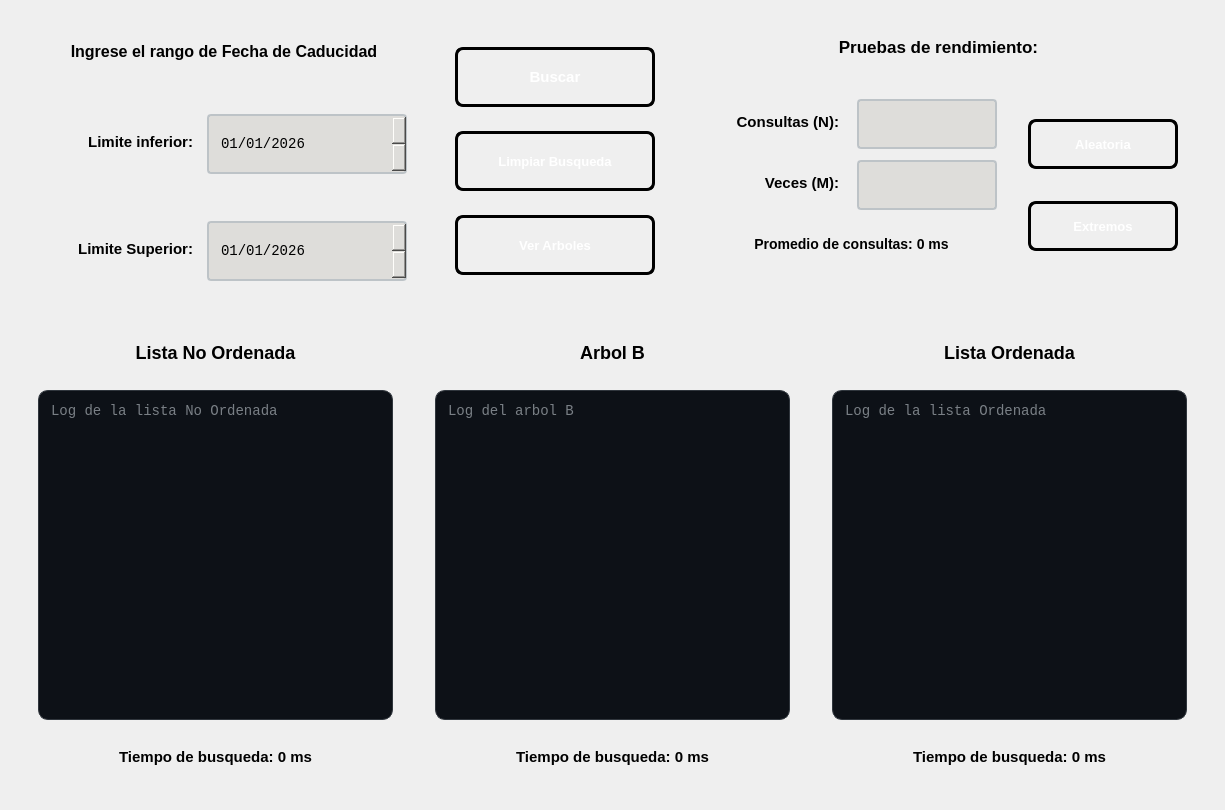
<?xml version="1.0" encoding="UTF-8"?>
<ui version="4.0">
 <class>PantallaBuscarRango</class>
 <widget class="QWidget" name="PantallaBuscarRango">
  <property name="geometry">
   <rect>
    <x>0</x>
    <y>0</y>
    <width>1225</width>
    <height>810</height>
   </rect>
  </property>
  <property name="windowTitle">
   <string>Form</string>
  </property>
  <layout class="QVBoxLayout" name="verticalLayout">
   <item>
    <widget class="QWidget" name="widget_3" native="true">
     <property name="minimumSize">
      <size>
       <width>300</width>
       <height>300</height>
      </size>
     </property>
     <property name="maximumSize">
      <size>
       <width>16777215</width>
       <height>300</height>
      </size>
     </property>
     <layout class="QHBoxLayout" name="horizontalLayout">
      <item>
       <widget class="QWidget" name="widget_13" native="true">
        <property name="minimumSize">
         <size>
          <width>420</width>
          <height>300</height>
         </size>
        </property>
        <property name="maximumSize">
         <size>
          <width>420</width>
          <height>16777215</height>
         </size>
        </property>
        <layout class="QVBoxLayout" name="verticalLayout_2">
         <item>
          <widget class="QLabel" name="labelEntrada">
           <property name="minimumSize">
            <size>
             <width>390</width>
             <height>50</height>
            </size>
           </property>
           <property name="maximumSize">
            <size>
             <width>390</width>
             <height>50</height>
            </size>
           </property>
           <property name="styleSheet">
            <string notr="true">QLabel#labelEntrada {        
 
    color: qlineargradient(x1:0, y1:0, x2:1, y2:1, 
	stop:0 rgb(0, 0, 0), 
	stop:1 rgb(77, 5, 57));

  	 font-size: 16px;
    font-weight: bold;
    font-family: &quot;Segoe UI&quot;, Arial;
    
    background: transparent;
    padding: 2px;
    margin-bottom: 5px;
}

</string>
           </property>
           <property name="text">
            <string>Ingrese el rango de Fecha de Caducidad</string>
           </property>
           <property name="alignment">
            <set>Qt::AlignmentFlag::AlignCenter</set>
           </property>
          </widget>
         </item>
         <item>
          <widget class="QWidget" name="widget_16" native="true">
           <property name="minimumSize">
            <size>
             <width>400</width>
             <height>200</height>
            </size>
           </property>
           <property name="maximumSize">
            <size>
             <width>400</width>
             <height>16777215</height>
            </size>
           </property>
           <layout class="QVBoxLayout" name="verticalLayout_3">
            <item>
             <widget class="QWidget" name="widget_2" native="true">
              <property name="minimumSize">
               <size>
                <width>380</width>
                <height>80</height>
               </size>
              </property>
              <property name="maximumSize">
               <size>
                <width>380</width>
                <height>16777215</height>
               </size>
              </property>
              <layout class="QHBoxLayout" name="horizontalLayout_3">
               <item>
                <widget class="QLabel" name="labelInferior">
                 <property name="minimumSize">
                  <size>
                   <width>150</width>
                   <height>60</height>
                  </size>
                 </property>
                 <property name="maximumSize">
                  <size>
                   <width>150</width>
                   <height>16777215</height>
                  </size>
                 </property>
                 <property name="styleSheet">
                  <string notr="true">QLabel#labelInferior {        
 
    color: qlineargradient(x1:0, y1:0, x2:1, y2:1, 
	stop:0 rgb(0, 0, 0), 
	stop:1 rgb(8, 2, 48));

  	 font-size: 15px;
    font-weight: bold;
    font-family: &quot;Segoe UI&quot;, Arial;
    
    background: transparent;
    padding: 2px;
    margin-bottom: 5px;
}

</string>
                 </property>
                 <property name="text">
                  <string>Limite inferior:</string>
                 </property>
                 <property name="alignment">
                  <set>Qt::AlignmentFlag::AlignRight|Qt::AlignmentFlag::AlignTrailing|Qt::AlignmentFlag::AlignVCenter</set>
                 </property>
                </widget>
               </item>
               <item>
                <widget class="QDateEdit" name="dateInferior">
                 <property name="minimumSize">
                  <size>
                   <width>200</width>
                   <height>60</height>
                  </size>
                 </property>
                 <property name="maximumSize">
                  <size>
                   <width>200</width>
                   <height>16777215</height>
                  </size>
                 </property>
                 <property name="styleSheet">
                  <string notr="true">QDateEdit {
    border: 2px solid #bdc3c7;
    border-radius: 4px;
    padding: 5px 10px;
    background-color: rgb(222, 221, 218);
    color: rgb(0, 0, 0);
	font-size: 14px;
    font-family: Consolas, monospace;
}

QDateEdit::drop-down {
    subcontrol-origin: padding;
    subcontrol-position: top right;
    width: 20px;
    border-left: 1px solid #30363D;
}

QDateEdit::down-arrow {
    image: url(:/qt-project.org/styles/commonstyle/images/arrowdown-16.png);
}

QDateEdit:hover {
    border: 1px solid #58A6FF;
}

QDateEdit:focus {
    border: 1px solid #1F6FEB;
}


QCalendarWidget {
    background-color: #0D1117;
    color: #E6EDF3;
    border: 1px solid #30363D;
}

QCalendarWidget QToolButton {
    background-color: #161B22;
    color: #E6EDF3;
    border: none;
    margin: 2px;
}

QCalendarWidget QMenu {
    background-color: #161B22;
    color: #E6EDF3;
}

QCalendarWidget QSpinBox {
    background-color: #161B22;
    color: #E6EDF3;
    border: 1px solid #30363D;
}

QCalendarWidget QWidget#qt_calendar_navigationbar {
    background-color: #161B22;
}</string>
                 </property>
                 <property name="displayFormat">
                  <string>dd/MM/yyyy</string>
                 </property>
                 <property name="date">
                  <date>
                   <year>2026</year>
                   <month>1</month>
                   <day>1</day>
                  </date>
                 </property>
                </widget>
               </item>
              </layout>
             </widget>
            </item>
            <item>
             <widget class="QWidget" name="widget_4" native="true">
              <property name="minimumSize">
               <size>
                <width>380</width>
                <height>80</height>
               </size>
              </property>
              <property name="maximumSize">
               <size>
                <width>380</width>
                <height>16777215</height>
               </size>
              </property>
              <layout class="QHBoxLayout" name="horizontalLayout_4">
               <item>
                <widget class="QLabel" name="labelSuperior">
                 <property name="minimumSize">
                  <size>
                   <width>150</width>
                   <height>60</height>
                  </size>
                 </property>
                 <property name="maximumSize">
                  <size>
                   <width>150</width>
                   <height>16777215</height>
                  </size>
                 </property>
                 <property name="styleSheet">
                  <string notr="true">QLabel#labelSuperior {        
 
    color: qlineargradient(x1:0, y1:0, x2:1, y2:1, 
	stop:0 rgb(0, 0, 0), 
	stop:1 rgb(8, 2, 48));

  	 font-size: 15px;
    font-weight: bold;
    font-family: &quot;Segoe UI&quot;, Arial;
    
    background: transparent;
    padding: 2px;
    margin-bottom: 5px;
}

</string>
                 </property>
                 <property name="text">
                  <string>Limite Superior:</string>
                 </property>
                 <property name="alignment">
                  <set>Qt::AlignmentFlag::AlignRight|Qt::AlignmentFlag::AlignTrailing|Qt::AlignmentFlag::AlignVCenter</set>
                 </property>
                </widget>
               </item>
               <item>
                <widget class="QDateEdit" name="dateSuperior">
                 <property name="minimumSize">
                  <size>
                   <width>190</width>
                   <height>60</height>
                  </size>
                 </property>
                 <property name="maximumSize">
                  <size>
                   <width>200</width>
                   <height>16777215</height>
                  </size>
                 </property>
                 <property name="styleSheet">
                  <string notr="true">QDateEdit {
    border: 2px solid #bdc3c7;
    border-radius: 4px;
    padding: 5px 10px;
    background-color: rgb(222, 221, 218);
    color: rgb(0, 0, 0);
	font-size: 14px;
    font-family: Consolas, monospace;
}

QDateEdit::drop-down {
    subcontrol-origin: padding;
    subcontrol-position: top right;
    width: 20px;
    border-left: 1px solid #30363D;
}

QDateEdit::down-arrow {
    image: url(:/qt-project.org/styles/commonstyle/images/arrowdown-16.png);
}

QDateEdit:hover {
    border: 1px solid #58A6FF;
}

QDateEdit:focus {
    border: 1px solid #1F6FEB;
}


QCalendarWidget {
    background-color: #0D1117;
    color: #E6EDF3;
    border: 1px solid #30363D;
}

QCalendarWidget QToolButton {
    background-color: #161B22;
    color: #E6EDF3;
    border: none;
    margin: 2px;
}

QCalendarWidget QMenu {
    background-color: #161B22;
    color: #E6EDF3;
}

QCalendarWidget QSpinBox {
    background-color: #161B22;
    color: #E6EDF3;
    border: 1px solid #30363D;
}

QCalendarWidget QWidget#qt_calendar_navigationbar {
    background-color: #161B22;
}</string>
                 </property>
                 <property name="displayFormat">
                  <string>dd/MM/yyyy</string>
                 </property>
                 <property name="date">
                  <date>
                   <year>2026</year>
                   <month>1</month>
                   <day>1</day>
                  </date>
                 </property>
                </widget>
               </item>
              </layout>
             </widget>
            </item>
           </layout>
          </widget>
         </item>
        </layout>
       </widget>
      </item>
      <item>
       <widget class="QWidget" name="widget_5" native="true">
        <property name="minimumSize">
         <size>
          <width>220</width>
          <height>230</height>
         </size>
        </property>
        <property name="maximumSize">
         <size>
          <width>220</width>
          <height>16777215</height>
         </size>
        </property>
        <layout class="QVBoxLayout" name="verticalLayout_4">
         <item>
          <widget class="QPushButton" name="btnBuscar">
           <property name="minimumSize">
            <size>
             <width>200</width>
             <height>60</height>
            </size>
           </property>
           <property name="maximumSize">
            <size>
             <width>150</width>
             <height>16777215</height>
            </size>
           </property>
           <property name="styleSheet">
            <string notr="true">QPushButton#btnBuscar {
    background-color: qlineargradient(spread:pad, x1:0, y1:0, x2:1, y2:1, 
                        stop:0 rgb(50, 143, 42), 
                        stop:1 rgb(255, 163, 72));
    
    border: 3px solid black;
    border-radius: 8px;
    
    color: white;
    font-family: &quot;Arial Black&quot;, Gadget, sans-serif;
    font-size: 15px;
    font-weight: bold;
    text-transform: uppercase;
    
    padding: 10px 25px;
}

QPushButton#btnBuscar:hover {
    background-color: qlineargradient(spread:pad, x1:0, y1:0, x2:1, y2:1, 
                        stop:0 rgb(77, 5, 57), 
                        stop:1 rgb(143, 240, 164));
    border-color: #f1c40f;
}


QPushButton#btnBuscar:pressed {
    background-color: #2c3e50;
    padding-top: 12px;
    padding-left: 27px;
}</string>
           </property>
           <property name="text">
            <string>Buscar</string>
           </property>
          </widget>
         </item>
         <item>
          <widget class="QPushButton" name="btnLimpiar">
           <property name="minimumSize">
            <size>
             <width>200</width>
             <height>60</height>
            </size>
           </property>
           <property name="maximumSize">
            <size>
             <width>200</width>
             <height>16777215</height>
            </size>
           </property>
           <property name="styleSheet">
            <string notr="true">QPushButton#btnLimpiar {
    background-color: qlineargradient(spread:pad, x1:0, y1:0, x2:1, y2:1, 
                        stop:0 rgb(198, 70, 0), 
                        stop:1 rgb(192, 97, 203));
    
    border: 3px solid black;
    border-radius: 8px;
    
    color: white;
    font-family: &quot;Arial Black&quot;, Gadget, sans-serif;
    font-size: 13px;
    font-weight: bold;
    text-transform: uppercase;
    
    padding: 10px 25px;
}

QPushButton#btnLimpiar:hover {
    background-color: qlineargradient(spread:pad, x1:0, y1:0, x2:1, y2:1, 
                        stop:0 rgb(77, 5, 57), 
                        stop:1 rgb(143, 240, 164));
    border-color: #f1c40f;
}


QPushButton#btnLimpiar:pressed {
    background-color: #2c3e50;
    padding-top: 12px;
    padding-left: 27px;
}</string>
           </property>
           <property name="text">
            <string>Limpiar Busqueda</string>
           </property>
          </widget>
         </item>
         <item>
          <widget class="QPushButton" name="btnVerArboles">
           <property name="minimumSize">
            <size>
             <width>200</width>
             <height>60</height>
            </size>
           </property>
           <property name="maximumSize">
            <size>
             <width>200</width>
             <height>16777215</height>
            </size>
           </property>
           <property name="styleSheet">
            <string notr="true">QPushButton#btnVerArboles {
    background-color: qlineargradient(spread:pad, x1:0, y1:0, x2:1, y2:1, 
                        stop:0 rgb(8, 2, 48), 
                        stop:1 rgb(255, 163, 72));
    
    border: 3px solid black;
    border-radius: 8px;
    
    color: white;
    font-family: &quot;Arial Black&quot;, Gadget, sans-serif;
    font-size: 13px;
    font-weight: bold;
    text-transform: uppercase;
    
    padding: 10px 25px;
}

QPushButton#btnVerArboles:hover {
    background-color: qlineargradient(spread:pad, x1:0, y1:0, x2:1, y2:1, 
                        stop:0 rgb(38, 13, 173), 
                        stop:1 rgb(87, 227, 137));
    border-color: #f1c40f;
}


QPushButton#btnVerArboles:pressed {
    background-color: #2c3e50;
    padding-top: 12px;
    padding-left: 27px;
}</string>
           </property>
           <property name="text">
            <string>Ver Arboles</string>
           </property>
          </widget>
         </item>
        </layout>
       </widget>
      </item>
      <item>
       <widget class="QWidget" name="widget_12" native="true">
        <property name="minimumSize">
         <size>
          <width>500</width>
          <height>0</height>
         </size>
        </property>
        <layout class="QVBoxLayout" name="verticalLayout_10">
         <item>
          <widget class="QLabel" name="labelPruebas">
           <property name="minimumSize">
            <size>
             <width>400</width>
             <height>40</height>
            </size>
           </property>
           <property name="maximumSize">
            <size>
             <width>16777215</width>
             <height>40</height>
            </size>
           </property>
           <property name="styleSheet">
            <string notr="true">QLabel#labelPruebas {        
 
    color: qlineargradient(x1:0, y1:0, x2:1, y2:1, 
	stop:0 rgb(0, 0, 0), 
	stop:1 rgb(77, 5, 57));

  	 font-size: 17px;
    font-weight: bold;
    font-family: &quot;Segoe UI&quot;, Arial;
    
    background: transparent;
    padding: 2px;
    margin-bottom: 5px;
}

</string>
           </property>
           <property name="text">
            <string>Pruebas de rendimiento:</string>
           </property>
           <property name="alignment">
            <set>Qt::AlignmentFlag::AlignCenter</set>
           </property>
          </widget>
         </item>
         <item>
          <widget class="QWidget" name="widget_7" native="true">
           <property name="minimumSize">
            <size>
             <width>500</width>
             <height>220</height>
            </size>
           </property>
           <property name="maximumSize">
            <size>
             <width>16777215</width>
             <height>220</height>
            </size>
           </property>
           <layout class="QHBoxLayout" name="horizontalLayout_5">
            <item>
             <widget class="QWidget" name="widget_8" native="true">
              <property name="minimumSize">
               <size>
                <width>300</width>
                <height>190</height>
               </size>
              </property>
              <property name="maximumSize">
               <size>
                <width>16777215</width>
                <height>200</height>
               </size>
              </property>
              <layout class="QVBoxLayout" name="verticalLayout_8">
               <item>
                <layout class="QHBoxLayout" name="horizontalLayout_7">
                 <item>
                  <widget class="QLabel" name="labelConsultas">
                   <property name="minimumSize">
                    <size>
                     <width>140</width>
                     <height>50</height>
                    </size>
                   </property>
                   <property name="maximumSize">
                    <size>
                     <width>140</width>
                     <height>50</height>
                    </size>
                   </property>
                   <property name="styleSheet">
                    <string notr="true">QLabel#labelConsultas {        
 
    color: qlineargradient(x1:0, y1:0, x2:1, y2:1, 
	stop:0 rgb(0, 0, 0), 
	stop:1 rgb(8, 2, 48));

  	 font-size: 15px;
    font-weight: bold;
    font-family: &quot;Segoe UI&quot;, Arial;
    
    background: transparent;
    padding: 2px;
    margin-bottom: 5px;
}

</string>
                   </property>
                   <property name="text">
                    <string>Consultas (N):</string>
                   </property>
                   <property name="alignment">
                    <set>Qt::AlignmentFlag::AlignRight|Qt::AlignmentFlag::AlignTrailing|Qt::AlignmentFlag::AlignVCenter</set>
                   </property>
                  </widget>
                 </item>
                 <item>
                  <widget class="QLineEdit" name="textConsulta">
                   <property name="minimumSize">
                    <size>
                     <width>140</width>
                     <height>50</height>
                    </size>
                   </property>
                   <property name="maximumSize">
                    <size>
                     <width>140</width>
                     <height>50</height>
                    </size>
                   </property>
                   <property name="styleSheet">
                    <string notr="true">QLineEdit#textConsulta {
    border: 2px solid #bdc3c7;
    border-radius: 4px;
    padding: 5px 10px;
    background-color: rgb(222, 221, 218);
	font-size: 15px;
    color: black;
    selection-background-color: #3498db;
}

QLineEdit#textConsulta:focus {
    border: 2px solid #3498db;
    background-color: #ffffff;
}

QLineEdit#textConsulta:disabled {
    background-color: rgba(0, 0, 0, 50);
    color: rgba(255, 255, 255, 60);      
    border: 1px dashed rgba(255, 255, 255, 30); 
}</string>
                   </property>
                  </widget>
                 </item>
                </layout>
               </item>
               <item>
                <layout class="QHBoxLayout" name="horizontalLayout_6">
                 <item>
                  <widget class="QLabel" name="labelVeces">
                   <property name="minimumSize">
                    <size>
                     <width>140</width>
                     <height>50</height>
                    </size>
                   </property>
                   <property name="maximumSize">
                    <size>
                     <width>140</width>
                     <height>50</height>
                    </size>
                   </property>
                   <property name="styleSheet">
                    <string notr="true">QLabel#labelVeces {        
 
    color: qlineargradient(x1:0, y1:0, x2:1, y2:1, 
	stop:0 rgb(0, 0, 0), 
	stop:1 rgb(8, 2, 48));

  	 font-size: 15px;
    font-weight: bold;
    font-family: &quot;Segoe UI&quot;, Arial;
    
    background: transparent;
    padding: 2px;
    margin-bottom: 5px;
}

</string>
                   </property>
                   <property name="text">
                    <string>Veces (M):</string>
                   </property>
                   <property name="alignment">
                    <set>Qt::AlignmentFlag::AlignRight|Qt::AlignmentFlag::AlignTrailing|Qt::AlignmentFlag::AlignVCenter</set>
                   </property>
                  </widget>
                 </item>
                 <item>
                  <widget class="QLineEdit" name="textVeces">
                   <property name="minimumSize">
                    <size>
                     <width>140</width>
                     <height>50</height>
                    </size>
                   </property>
                   <property name="maximumSize">
                    <size>
                     <width>140</width>
                     <height>50</height>
                    </size>
                   </property>
                   <property name="styleSheet">
                    <string notr="true">QLineEdit#textVeces {
    border: 2px solid #bdc3c7;
    border-radius: 4px;
    padding: 5px 10px;
    background-color: rgb(222, 221, 218);
	font-size: 15px;
    color: black;
    selection-background-color: #3498db;
}

QLineEdit#textVeces:focus {
    border: 2px solid #3498db;
    background-color: #ffffff;
}

QLineEdit#textVeces:disabled {
    background-color: rgba(0, 0, 0, 50);
    color: rgba(255, 255, 255, 60);      
    border: 1px dashed rgba(255, 255, 255, 30); 
}</string>
                   </property>
                  </widget>
                 </item>
                </layout>
               </item>
               <item>
                <widget class="QLabel" name="labelPromedio">
                 <property name="minimumSize">
                  <size>
                   <width>300</width>
                   <height>50</height>
                  </size>
                 </property>
                 <property name="maximumSize">
                  <size>
                   <width>350</width>
                   <height>50</height>
                  </size>
                 </property>
                 <property name="styleSheet">
                  <string notr="true">QLabel#labelPromedio {        
 
    color: qlineargradient(x1:0, y1:0, x2:1, y2:1, 
	stop:0 rgb(0, 0, 0), 
	stop:1 rgb(8, 2, 48));

  	 font-size: 14px;
    font-weight: bold;
    font-family: &quot;Segoe UI&quot;, Arial;
    
    background: transparent;
    padding: 2px;
    margin-bottom: 5px;
}

</string>
                 </property>
                 <property name="text">
                  <string>Promedio de consultas: 0 ms</string>
                 </property>
                 <property name="alignment">
                  <set>Qt::AlignmentFlag::AlignCenter</set>
                 </property>
                </widget>
               </item>
              </layout>
             </widget>
            </item>
            <item>
             <widget class="QWidget" name="widget_14" native="true">
              <property name="minimumSize">
               <size>
                <width>165</width>
                <height>190</height>
               </size>
              </property>
              <property name="maximumSize">
               <size>
                <width>200</width>
                <height>16777215</height>
               </size>
              </property>
              <layout class="QVBoxLayout" name="verticalLayout_9">
               <item>
                <widget class="QPushButton" name="btnAleatorio">
                 <property name="minimumSize">
                  <size>
                   <width>150</width>
                   <height>50</height>
                  </size>
                 </property>
                 <property name="maximumSize">
                  <size>
                   <width>150</width>
                   <height>50</height>
                  </size>
                 </property>
                 <property name="styleSheet">
                  <string notr="true">QPushButton#btnAleatorio {
    background-color: qlineargradient(spread:pad, x1:0, y1:0, x2:1, y2:1, 
                        stop:0 rgb(255, 120, 0), 
                        stop:1 rgb(38, 162, 105));
    
    border: 3px solid black;
    border-radius: 8px;
    
    color: white;
    font-family: &quot;Arial Black&quot;, Gadget, sans-serif;
    font-size: 13px;
    font-weight: bold;
    text-transform: uppercase;
    
    padding: 10px 25px;
}

QPushButton#btnAleatorio:hover {
    background-color: qlineargradient(spread:pad, x1:0, y1:0, x2:1, y2:1, 
                        stop:0 rgb(77, 5, 57), 
                        stop:1 rgb(143, 240, 164));
    border-color: #f1c40f;
}


QPushButton#btnAleatorio:pressed {
    background-color: #2c3e50;
    padding-top: 12px;
    padding-left: 27px;
}</string>
                 </property>
                 <property name="text">
                  <string>Aleatoria</string>
                 </property>
                </widget>
               </item>
               <item>
                <widget class="QPushButton" name="btnExtremos">
                 <property name="minimumSize">
                  <size>
                   <width>150</width>
                   <height>50</height>
                  </size>
                 </property>
                 <property name="maximumSize">
                  <size>
                   <width>150</width>
                   <height>50</height>
                  </size>
                 </property>
                 <property name="styleSheet">
                  <string notr="true">QPushButton#btnExtremos {
    background-color: qlineargradient(spread:pad, x1:0, y1:0, x2:1, y2:1, 
                        stop:0 rgb(255, 120, 0), 
                        stop:1 rgb(77, 5, 57));
    
    border: 3px solid black;
    border-radius: 8px;
    
    color: white;
    font-family: &quot;Arial Black&quot;, Gadget, sans-serif;
    font-size: 13px;
    font-weight: bold;
    text-transform: uppercase;
    
    padding: 10px 25px;
}

QPushButton#btnExtremos:hover {
    background-color: qlineargradient(spread:pad, x1:0, y1:0, x2:1, y2:1, 
                        stop:0 rgb(77, 5, 57), 
                        stop:1 rgb(143, 240, 164));
    border-color: #f1c40f;
}


QPushButton#btnExtremos:pressed {
    background-color: #2c3e50;
    padding-top: 12px;
    padding-left: 27px;
}</string>
                 </property>
                 <property name="text">
                  <string>Extremos</string>
                 </property>
                </widget>
               </item>
              </layout>
             </widget>
            </item>
           </layout>
          </widget>
         </item>
        </layout>
       </widget>
      </item>
     </layout>
    </widget>
   </item>
   <item>
    <widget class="QWidget" name="widget" native="true">
     <property name="minimumSize">
      <size>
       <width>450</width>
       <height>300</height>
      </size>
     </property>
     <property name="maximumSize">
      <size>
       <width>16777215</width>
       <height>4500</height>
      </size>
     </property>
     <property name="styleSheet">
      <string notr="true"/>
     </property>
     <layout class="QHBoxLayout" name="horizontalLayout_2">
      <item>
       <widget class="QWidget" name="textListaOrdenada_2" native="true">
        <property name="minimumSize">
         <size>
          <width>290</width>
          <height>260</height>
         </size>
        </property>
        <layout class="QVBoxLayout" name="verticalLayout_6">
         <item>
          <widget class="QLabel" name="labelListaNoOrdenada">
           <property name="minimumSize">
            <size>
             <width>150</width>
             <height>40</height>
            </size>
           </property>
           <property name="maximumSize">
            <size>
             <width>16777215</width>
             <height>50</height>
            </size>
           </property>
           <property name="styleSheet">
            <string notr="true">QLabel#labelListaNoOrdenada {        
 
    color: qlineargradient(x1:0, y1:0, x2:1, y2:1, 
	stop:0 rgb(0, 0, 0), 
	stop:1 rgb(77, 5, 57));

  	 font-size: 18px;
    font-weight: bold;
    font-family: &quot;Segoe UI&quot;, Arial;
    
    background: transparent;
    padding: 2px;
    margin-bottom: 5px;
}

</string>
           </property>
           <property name="text">
            <string>Lista No Ordenada</string>
           </property>
           <property name="alignment">
            <set>Qt::AlignmentFlag::AlignCenter</set>
           </property>
          </widget>
         </item>
         <item>
          <widget class="QWidget" name="widget_9" native="true">
           <property name="minimumSize">
            <size>
             <width>0</width>
             <height>420</height>
            </size>
           </property>
           <property name="maximumSize">
            <size>
             <width>16777215</width>
             <height>400</height>
            </size>
           </property>
           <layout class="QVBoxLayout" name="verticalLayout_13">
            <item>
             <widget class="QTextEdit" name="textListaNoOrdenada">
              <property name="minimumSize">
               <size>
                <width>150</width>
                <height>330</height>
               </size>
              </property>
              <property name="maximumSize">
               <size>
                <width>16777215</width>
                <height>330</height>
               </size>
              </property>
              <property name="styleSheet">
               <string notr="true">QTextEdit#textListaNoOrdenada{
    background-color: #0D1117;   
    color: #E6EDF3;               
    border: 1px solid #30363D;     
    border-radius: 10px;          
    padding: 8px;
    font-family: Consolas, monospace;
    font-size: 14px;
}</string>
              </property>
              <property name="placeholderText">
               <string>Log de la lista No Ordenada</string>
              </property>
             </widget>
            </item>
            <item>
             <widget class="QLabel" name="labelTiempoNoOrdenada">
              <property name="minimumSize">
               <size>
                <width>250</width>
                <height>50</height>
               </size>
              </property>
              <property name="styleSheet">
               <string notr="true">QLabel#labelTiempoNoOrdenada {        
 
    color: qlineargradient(x1:0, y1:0, x2:1, y2:1, 
	stop:0 rgb(0, 0, 0), 
	stop:1 rgb(8, 2, 48));

  	 font-size: 15px;
    font-weight: bold;
    font-family: &quot;Segoe UI&quot;, Arial;
    
    background: transparent;
    padding: 2px;
    margin-bottom: 5px;
}

</string>
              </property>
              <property name="text">
               <string>Tiempo de busqueda: 0 ms</string>
              </property>
              <property name="alignment">
               <set>Qt::AlignmentFlag::AlignCenter</set>
              </property>
             </widget>
            </item>
           </layout>
          </widget>
         </item>
        </layout>
       </widget>
      </item>
      <item>
       <widget class="QWidget" name="widget_content_3" native="true">
        <property name="minimumSize">
         <size>
          <width>290</width>
          <height>260</height>
         </size>
        </property>
        <layout class="QVBoxLayout" name="verticalLayout_5">
         <item>
          <widget class="QLabel" name="labelArbolB">
           <property name="minimumSize">
            <size>
             <width>150</width>
             <height>40</height>
            </size>
           </property>
           <property name="maximumSize">
            <size>
             <width>16777215</width>
             <height>50</height>
            </size>
           </property>
           <property name="styleSheet">
            <string notr="true">QLabel#labelArbolB {        
 
    color: qlineargradient(x1:0, y1:0, x2:1, y2:1, 
	stop:0 rgb(0, 0, 0), 
	stop:1 rgb(77, 5, 57));

  	 font-size: 18px;
    font-weight: bold;
    font-family: &quot;Segoe UI&quot;, Arial;
    
    background: transparent;
    padding: 2px;
    margin-bottom: 5px;
}

</string>
           </property>
           <property name="text">
            <string>Arbol B</string>
           </property>
           <property name="alignment">
            <set>Qt::AlignmentFlag::AlignCenter</set>
           </property>
          </widget>
         </item>
         <item>
          <widget class="QWidget" name="widget_10" native="true">
           <property name="minimumSize">
            <size>
             <width>0</width>
             <height>420</height>
            </size>
           </property>
           <property name="maximumSize">
            <size>
             <width>16777215</width>
             <height>400</height>
            </size>
           </property>
           <layout class="QVBoxLayout" name="verticalLayout_14">
            <item>
             <widget class="QTextEdit" name="textArbolB">
              <property name="minimumSize">
               <size>
                <width>260</width>
                <height>330</height>
               </size>
              </property>
              <property name="maximumSize">
               <size>
                <width>16777215</width>
                <height>330</height>
               </size>
              </property>
              <property name="styleSheet">
               <string notr="true">QTextEdit#textArbolB{
    background-color: #0D1117;   
    color: #E6EDF3;               
    border: 1px solid #30363D;     
    border-radius: 10px;          
    padding: 8px;
    font-family: Consolas, monospace;
    font-size: 14px;
}</string>
              </property>
              <property name="placeholderText">
               <string>Log del arbol B</string>
              </property>
             </widget>
            </item>
            <item>
             <widget class="QLabel" name="labelTiempoB">
              <property name="minimumSize">
               <size>
                <width>250</width>
                <height>50</height>
               </size>
              </property>
              <property name="styleSheet">
               <string notr="true">QLabel#labelTiempoB{        
 
    color: qlineargradient(x1:0, y1:0, x2:1, y2:1, 
	stop:0 rgb(0, 0, 0), 
	stop:1 rgb(8, 2, 48));

  	 font-size: 15px;
    font-weight: bold;
    font-family: &quot;Segoe UI&quot;, Arial;
    
    background: transparent;
    padding: 2px;
    margin-bottom: 5px;
}

</string>
              </property>
              <property name="text">
               <string>Tiempo de busqueda: 0 ms</string>
              </property>
              <property name="alignment">
               <set>Qt::AlignmentFlag::AlignCenter</set>
              </property>
             </widget>
            </item>
           </layout>
          </widget>
         </item>
        </layout>
       </widget>
      </item>
      <item>
       <widget class="QWidget" name="widget_content_4" native="true">
        <property name="minimumSize">
         <size>
          <width>290</width>
          <height>260</height>
         </size>
        </property>
        <layout class="QVBoxLayout" name="verticalLayout_7">
         <item>
          <widget class="QLabel" name="labelListaOrdenada">
           <property name="minimumSize">
            <size>
             <width>150</width>
             <height>40</height>
            </size>
           </property>
           <property name="maximumSize">
            <size>
             <width>16777215</width>
             <height>50</height>
            </size>
           </property>
           <property name="styleSheet">
            <string notr="true">QLabel#labelListaOrdenada {        
 
    color: qlineargradient(x1:0, y1:0, x2:1, y2:1, 
	stop:0 rgb(0, 0, 0), 
	stop:1 rgb(77, 5, 57));

  	 font-size: 18px;
    font-weight: bold;
    font-family: &quot;Segoe UI&quot;, Arial;
    
    background: transparent;
    padding: 2px;
    margin-bottom: 5px;
}

</string>
           </property>
           <property name="text">
            <string>Lista Ordenada</string>
           </property>
           <property name="alignment">
            <set>Qt::AlignmentFlag::AlignCenter</set>
           </property>
          </widget>
         </item>
         <item>
          <widget class="QWidget" name="widget_11" native="true">
           <property name="minimumSize">
            <size>
             <width>0</width>
             <height>420</height>
            </size>
           </property>
           <property name="maximumSize">
            <size>
             <width>16777215</width>
             <height>400</height>
            </size>
           </property>
           <layout class="QVBoxLayout" name="verticalLayout_15">
            <item>
             <widget class="QTextEdit" name="textListaOrdenada">
              <property name="minimumSize">
               <size>
                <width>260</width>
                <height>330</height>
               </size>
              </property>
              <property name="maximumSize">
               <size>
                <width>16777215</width>
                <height>330</height>
               </size>
              </property>
              <property name="styleSheet">
               <string notr="true">QTextEdit#textListaOrdenada{
    background-color: #0D1117;   
    color: #E6EDF3;               
    border: 1px solid #30363D;     
    border-radius: 10px;          
    padding: 8px;
    font-family: Consolas, monospace;
    font-size: 14px;
}</string>
              </property>
              <property name="placeholderText">
               <string>Log de la lista Ordenada</string>
              </property>
             </widget>
            </item>
            <item>
             <widget class="QLabel" name="labelTiempoOrdenada">
              <property name="minimumSize">
               <size>
                <width>250</width>
                <height>50</height>
               </size>
              </property>
              <property name="styleSheet">
               <string notr="true">QLabel#labelTiempoOrdenada {        
 
    color: qlineargradient(x1:0, y1:0, x2:1, y2:1, 
	stop:0 rgb(0, 0, 0), 
	stop:1 rgb(8, 2, 48));

  	 font-size: 15px;
    font-weight: bold;
    font-family: &quot;Segoe UI&quot;, Arial;
    
    background: transparent;
    padding: 2px;
    margin-bottom: 5px;
}

</string>
              </property>
              <property name="text">
               <string>Tiempo de busqueda: 0 ms</string>
              </property>
              <property name="alignment">
               <set>Qt::AlignmentFlag::AlignCenter</set>
              </property>
             </widget>
            </item>
           </layout>
          </widget>
         </item>
        </layout>
       </widget>
      </item>
     </layout>
    </widget>
   </item>
  </layout>
 </widget>
 <resources/>
 <connections/>
</ui>
